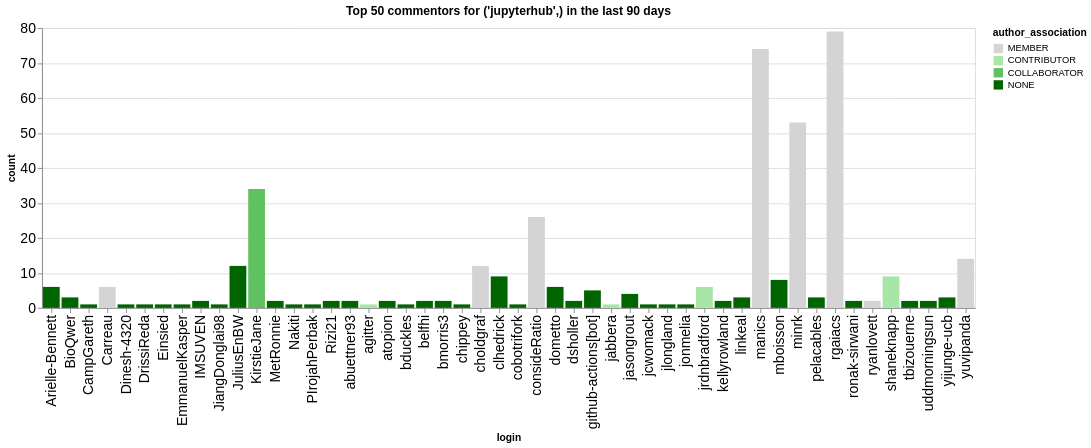

Notebook code for this chart:
### Code cell
n_plot = 50
charts = []
for ii, (iorg, idata) in enumerate(commentors.groupby(['org'])):
    title = f"Top {n_plot} commentors for {iorg} in the last {n_days} days"
    idata = idata.groupby('login', as_index=False).agg({'count': 'sum', 'author_association': 'first'})
    idata = idata.sort_values('count', ascending=False).head(n_plot)
    ch = alt.Chart(data=idata.head(n_plot), title=title).mark_bar().encode(
        x='login',
        y='count',
        color=alt.Color('author_association', scale=alt.Scale(domain=author_types, range=author_colors))
    )
    charts.append(ch)
alt.hconcat(*charts)

### Figure 1 — Vega-Lite specification as saved in the notebook (floating-point values rounded to 4 significant figures)
{"config": {"axisLeft": {"labelFontSize": 15}, "axisBottom": {"labelFontSize": 15}}, "hconcat": [{"mark": {"type": "bar"}, "encoding": {"color": {"field": "author_association", "scale": {"domain": ["MEMBER", "CONTRIBUTOR", "COLLABORATOR", "NONE"], "range": ["rgb(211.82745098039214, 211.82745098039214, 211.82745098039214)", "rgb(166.98562091503268, 229.89803921568628, 166.98562091503268)", "rgb(96.37647058823529, 192.75294117647059, 96.37647058823529)", "rgb(0.0, 100.3921568627451, 0.0)"]}, "type": "nominal"}, "x": {"field": "login", "type": "nominal"}, "y": {"field": "count", "type": "quantitative"}}, "title": "Top 50 commentors for ('jupyterhub',) in the last 90 days"}], "data": {"name": "data-a8a01ce5bb101fb7fe7d464226279043"}, "$schema": "https://vega.github.io/schema/vega-lite/v5.20.1.json", "datasets": {"data-a8a01ce5bb101fb7fe7d464226279043": [{"login": "rgaiacs", "count": 79, "author_association": "MEMBER"}, {"login": "manics", "count": 74, "author_association": "MEMBER"}, {"login": "minrk", "count": 53, "author_association": "MEMBER"}, {"login": "KirstieJane", "count": 34, "author_association": "COLLABORATOR"}, {"login": "consideRatio", "count": 26, "author_association": "MEMBER"}, {"login": "yuvipanda", "count": 14, "author_association": "MEMBER"}, {"login": "choldgraf", "count": 12, "author_association": "MEMBER"}, {"login": "JuliusEnBW", "count": 12, "author_association": "NONE"}, {"login": "shaneknapp", "count": 9, "author_association": "CONTRIBUTOR"}, {"login": "clhedrick", "count": 9, "author_association": "NONE"}, {"login": "mboisson", "count": 8, "author_association": "NONE"}, {"login": "Arielle-Bennett", "count": 6, "author_association": "NONE"}, {"login": "dometto", "count": 6, "author_association": "NONE"}, {"login": "Carreau", "count": 6, "author_association": "MEMBER"}, {"login": "jrdnbradford", "count": 6, "author_association": "CONTRIBUTOR"}, {"login": "github-actions[bot]", "count": 5, "author_association": "NONE"}, {"login": "jasongrout", "count": 4, "author_association": "NONE"}, {"login": "BioQwer", "count": 3, "author_association": "NONE"}, {"login": "linkeal", "count": 3, "author_association": "NONE"}, {"login": "pelacables", "count": 3, "author_association": "NONE"}, {"login": "yijunge-ucb", "count": 3, "author_association": "NONE"}, {"login": "bmorris3", "count": 2, "author_association": "NONE"}, {"login": "IMSUVEN", "count": 2, "author_association": "NONE"}, {"login": "belfhi", "count": 2, "author_association": "NONE"}, {"login": "kellyrowland", "count": 2, "author_association": "NONE"}, {"login": "ronak-sirwani", "count": 2, "author_association": "NONE"}, {"login": "uddmorningsun", "count": 2, "author_association": "NONE"}, {"login": "tbizouerne", "count": 2, "author_association": "NONE"}, {"login": "ryanlovett", "count": 2, "author_association": "MEMBER"}, {"login": "MetRonnie", "count": 2, "author_association": "NONE"}, {"login": "atopion", "count": 2, "author_association": "NONE"}, {"login": "abuettner93", "count": 2, "author_association": "NONE"}, {"login": "dsholler", "count": 2, "author_association": "NONE"}, {"login": "Rizi21", "count": 2, "author_association": "NONE"}, {"login": "Dinesh-4320", "count": 1, "author_association": "NONE"}, {"login": "CampGareth", "count": 1, "author_association": "NONE"}, {"login": "DrissiReda", "count": 1, "author_association": "NONE"}, {"login": "JiangDonglai98", "count": 1, "author_association": "NONE"}, {"login": "Nakiti", "count": 1, "author_association": "NONE"}, {"login": "Einsied", "count": 1, "author_association": "NONE"}, {"login": "EmmanuelKasper", "count": 1, "author_association": "NONE"}, {"login": "chippey", "count": 1, "author_association": "NONE"}, {"login": "cobotrifork", "count": 1, "author_association": "NONE"}, {"login": "agitter", "count": 1, "author_association": "CONTRIBUTOR"}, {"login": "bduckles", "count": 1, "author_association": "NONE"}, {"login": "PIrojahPerbak", "count": 1, "author_association": "NONE"}, {"login": "jonmelia", "count": 1, "author_association": "NONE"}, {"login": "jlongland", "count": 1, "author_association": "NONE"}, {"login": "jcwomack", "count": 1, "author_association": "NONE"}, {"login": "jabbera", "count": 1, "author_association": "CONTRIBUTOR"}]}}
